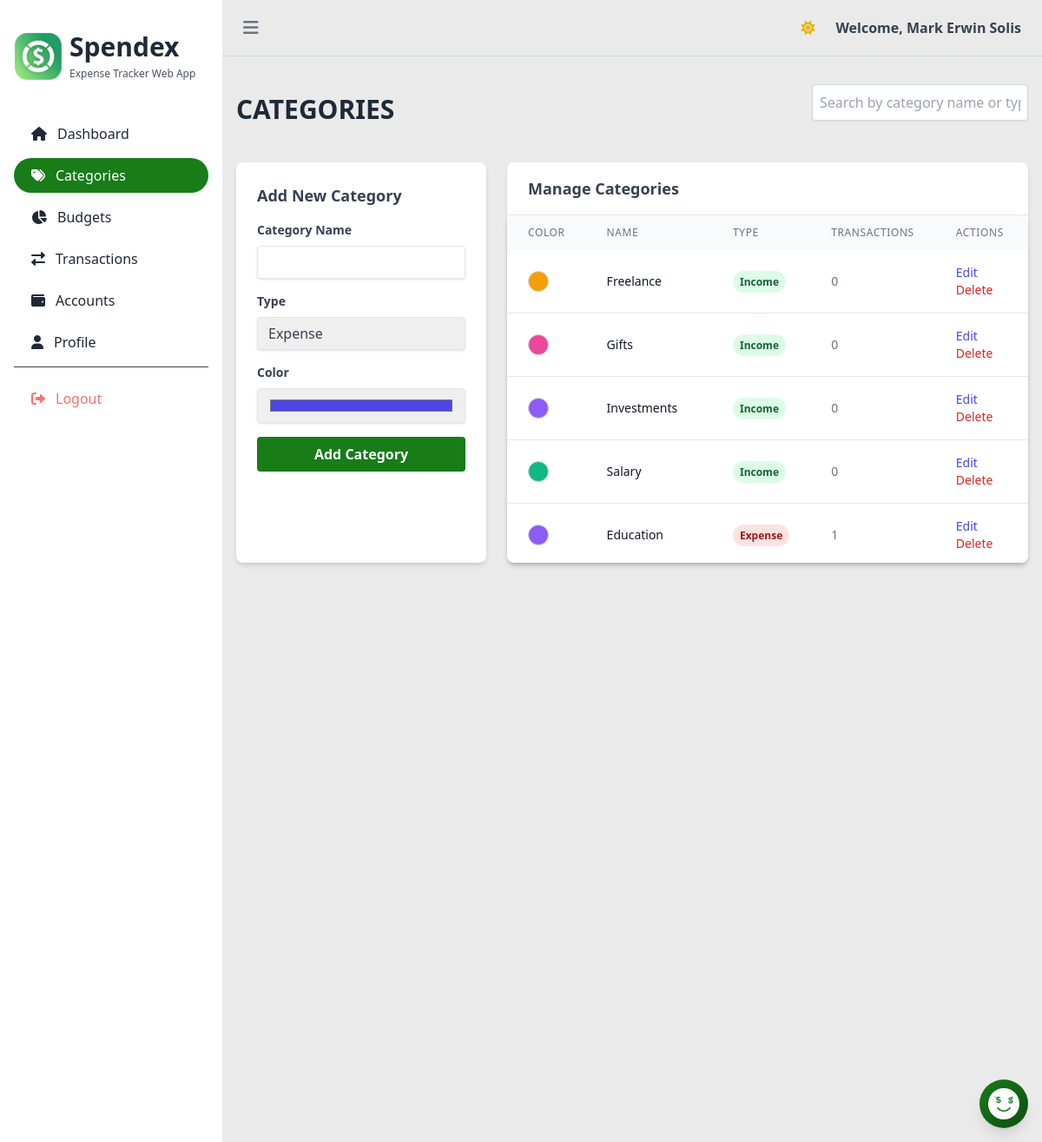
The app's page /categories.php (signed in) with its own data.
### tables this page shows
CREATE TABLE `categories` (
  `id` int(11) NOT NULL,
  `user_id` int(11) NOT NULL,
  `name` varchar(255) NOT NULL,
  `type` enum('income','expense') NOT NULL DEFAULT 'expense',
  `color` varchar(7) NOT NULL DEFAULT '#4F46E5',
  `created_at` timestamp NOT NULL DEFAULT current_timestamp()
);

### categories.php (the view, shortened to what this page needs)
<?php
include_once 'dbconn.php';
$user_id = $_SESSION['user_id'];
try {
    $stmt = $conn->prepare("
        SELECT c.*,
        (SELECT COUNT(*) FROM transactions t WHERE t.category_id = c.id AND t.user_id = ?) as transaction_count,
        CASE WHEN c.user_id IS NULL THEN 'Default' ELSE 'Custom' END as category_type
        FROM categories c
        WHERE c.user_id = ? OR c.user_id IS NULL
        ORDER BY c.type, c.name ASC
    ");
    $stmt->execute([$user_id, $user_id]);
    $categories = $stmt->fetchAll(PDO::FETCH_ASSOC);
} catch(PDOException $e) {
    error_log("Error fetching categories: " . $e->getMessage());
    $categories = [];
}
?>
<!DOCTYPE html>
<html lang="en" class="light">
<head>
    <script src="https://cdn.tailwindcss.com"></script>
    <link rel="stylesheet" href="https://cdnjs.cloudflare.com/ajax/libs/font-awesome/6.0.0/css/all.min.css">
</head>
<body class="bg-[#EAEAEA] dark:bg-dark-bg-primary min-h-screen transition-colors duration-200">
    <div id="sidebar" class="fixed top-0 left-0 h-full w-64 bg-white dark:bg-dark-bg-secondary text-gray-800 dark:text-white transform lg:translate-x-0 -translate-x-full transition-transform duration-300 ease-in-out z-50">
        <div class="p-4">
            <div class="mb-10 mt-5 flex items-center space-x-2">
                <img src="lightmode.png" alt="Spendex Logo" class="h-14 w-14 block dark:hidden">
                <div class="flex flex-col">
                    <span class="text-3xl font-bold mb-1">Spendex</span>
                    <span class="text-[12px] font-medium text-gray-600 dark:text-gray-400">Expense Tracker Web App</span>
                </div>
            </div>
            <nav>
                <ul class="space-y-2">
                    <li>
                        <a href="dashboard.php" class="flex items-center p-2 pl-5 hover:bg-gray-100 dark:hover:bg-gray-700 rounded-full">
                            <i class="fas fa-home mr-3"></i>
                            Dashboard
                        </a>
                    </li>
                    <li>
                        <a href="categories.php" class="flex items-center p-2 pl-5 bg-[#187C19] text-white rounded-full">
                            <i class="fas fa-tags mr-3"></i>
                            Categories
                        </a>
                    </li>
                    <li>
                        <a href="budget.php" class="flex items-center p-2 pl-5 hover:bg-gray-100 dark:hover:bg-gray-700 rounded-full">
                            <i class="fas fa-chart-pie mr-3"></i>
                            Budgets
                        </a>
                    </li>
                    <li>
                        <a href="transaction.php" class="flex items-center p-2 pl-5 hover:bg-gray-100 dark:hover:bg-gray-700 rounded-full">
                            <i class="fas fa-exchange-alt mr-3"></i>
                            Transactions
                        </a>
                    </li>
                    <li>
                        <a href="account.php" class="flex items-center p-2 pl-5 hover:bg-gray-100 dark:hover:bg-gray-700 rounded-full">
                            <i class="fas fa-wallet mr-3"></i>
                            Accounts
                        </a>
                    </li>
                    <li>
                        <a href="profile.php" class="flex items-center p-2 pl-5 hover:bg-gray-100 dark:hover:bg-gray-700 rounded-full">
                            <i class="fas fa-user mr-3"></i>
                            Profile
                        </a>
                    </li>
                    <li class="pt-4 mt-4 border-t border-gray-700">
                        <a href="actions/logout.php" class="flex items-center p-2 pl-5 hover:bg-gray-100 dark:hover:bg-gray-700 rounded-full text-red-400">
                            <i class="fas fa-sign-out-alt mr-3"></i>
                            Logout
                        </a>
                    </li>
                </ul>
            </nav>
        </div>
    </div>
    <div class="min-h-screen lg:ml-64">
        <nav>
            <div class="container mx-auto px-6 py-3 flex justify-between items-center border-b border-gray-300 dark:border-gray-700">
                <div class="flex items-center">
                    <button id="sidebarToggle" class="text-gray-500 dark:text-gray-300 hover:text-gray-700 dark:hover:text-white focus:outline-none mr-4 ">
                        <i class="fas fa-bars text-xl"></i>
                    </button>
                </div>
                <div class="flex items-center space-x-4">
                    <button id="themeToggle" class="p-2 rounded-lg hover:bg-gray-100 dark:hover:bg-gray-700 focus:outline-none">
                        <i class="fas fa-sun text-yellow-500 dark:hidden"></i>
                    </button>
                    <span class="text-gray-700 font-bold dark:text-gray-300">Welcome, <?php echo htmlspecialchars($_SESSION['user_name']); ?></span>
                </div>
            </div>
        </nav>
        <div class="container mx-auto px-4 py-8">
            <div class="flex justify-between items-center mb-8">
                <h1 class="text-3xl font-bold text-gray-800 dark:text-white">CATEGORIES</h1>
                <div class="mb-4">
                    <input type="text" id="search" placeholder="Search by category name or type..."
                        class="w-full p-2 border border-gray-300 rounded shadow-sm focus:outline-none focus:ring focus:border-blue-500">
                </div>
            </div>
            <div class="grid grid-cols-1 md:grid-cols-3 gap-6">
                <div class="md:col-span-1 bg-white dark:bg-dark-bg-secondary rounded-lg shadow-md p-6">
                    <h2 class="text-lg font-semibold text-gray-700 dark:text-gray-300 mb-4">Add New Category</h2>
                    <form action="actions/add_category.php" method="POST">
                        <div class="mb-4">
                            <label for="category-name" class="block text-gray-700 dark:text-gray-300 text-sm font-bold mb-2">Category Name</label>
                            <input type="text" id="category-name" name="name" class="shadow appearance-none border rounded w-full py-2 px-3 text-gray-700 dark:text-gray-300 dark:bg-gray-700 leading-tight focus:outline-none focus:shadow-outline" required>
                        </div>
                        <div class="mb-4">
                            <label for="category-type" class="block text-gray-700 dark:text-gray-300 text-sm font-bold mb-2">Type</label>
                            <select id="category-type" name="type" class="shadow appearance-none border rounded w-full py-2 px-3 text-gray-700 dark:text-gray-300 dark:bg-gray-700 leading-tight focus:outline-none focus:shadow-outline" required>
                                <option value="expense">Expense</option>
                            </select>
                        </div>
                        <div class="mb-4">
                            <label for="category-color" class="block text-gray-700 dark:text-gray-300 text-sm font-bold mb-2">Color</label>
                            <input type="color" id="category-color" name="color" value="#4F46E5" class="shadow appearance-none border rounded w-full h-10 py-2 px-3 text-gray-700 dark:text-gray-300 dark:bg-gray-700 leading-tight focus:outline-none focus:shadow-outline" required>
                        </div>
                        <button type="submit" class="bg-[#187C19] hover:bg-green-600 text-white font-bold py-2 px-4 rounded focus:outline-none focus:shadow-outline w-full">
                            Add Category
                        </button>
                    </form>
                </div>
                <div class="md:col-span-2 bg-white dark:bg-dark-bg-secondary rounded-lg shadow-md ">
                    <div class="px-6 py-4 border-b border-gray-200 dark:border-gray-700">
                        <h2 class="text-lg font-semibold text-gray-700 dark:text-gray-300">Manage Categories</h2>
                    </div>
                    <div class="h-[400px] overflow-auto rounded-lg shadow-md">
                        <table class="min-w-full">
                            <thead class="bg-gray-50 dark:bg-gray-700">
                                <tr>
                                    <th class="py-3 px-6 text-left text-xs font-medium text-gray-500 dark:text-gray-300 uppercase tracking-wider">Color</th>
                                    <th class="py-3 px-6 text-left text-xs font-medium text-gray-500 dark:text-gray-300 uppercase tracking-wider">Name</th>
                                    <th class="py-3 px-6 text-left text-xs font-medium text-gray-500 dark:text-gray-300 uppercase tracking-wider">Type</th>
                                    <th class="py-3 px-6 text-left text-xs font-medium text-gray-500 dark:text-gray-300 uppercase tracking-wider">Transactions</th>
                                    <th class="py-3 px-6 text-left text-xs font-medium text-gray-500 dark:text-gray-300 uppercase tracking-wider">Actions</th>
                                </tr>
                            </thead>
                            <tbody class="divide-y divide-gray-200 dark:divide-gray-700" id="category-list">
                                <?php if (empty($categories)): ?>
                                <tr>
                                    <td colspan="5" class="py-4 px-6 text-center text-gray-500 dark:text-gray-400">No categories found. Add your first category!</td>
                                </tr>
                                <?php else: ?>
                                    <?php foreach ($categories as $category): ?>
                                    <tr class="bg-white dark:bg-dark-bg-secondary">
                                        <td class="py-4 px-6">
                                            <div class="w-6 h-6 rounded-full border border-gray-300 dark:border-gray-600" style="background-color: <?php echo htmlspecialchars($category['color'] ?? '#4F46E5'); ?>"></div>
                                        </td>
                                        <td class="py-4 px-6 text-sm text-gray-900 dark:text-gray-300"><?php echo htmlspecialchars($category['name']); ?></td>
                                        <td class="py-4 px-6 text-sm">
                                            <span class="px-2 py-1 rounded-full text-xs font-semibold <?php echo $category['type'] === 'income' ? 'bg-green-100 text-green-800 dark:bg-green-900 dark:text-green-200' : 'bg-red-100 text-red-800 dark:bg-red-900 dark:text-red-200'; ?>">
                                                <?php echo ucfirst($category['type']); ?>
                                            </span>
                                        </td>
                                        <td class="py-4 px-6 text-sm text-gray-500 dark:text-gray-400"><?php echo $category['expense_count']; ?></td>
                                        <td class="py-4 px-6 text-sm font-medium">
                                            <button type="button" onclick="openEditCategoryOverlay(<?php echo $category['id']; ?>)" class="text-indigo-600 dark:text-indigo-400 hover:text-indigo-900 dark:hover:text-indigo-300 mr-3">Edit</button>
                                            <button type="button" onclick="deleteCategory(<?php echo $category['id']; ?>)" class="text-red-600 dark:text-red-400 hover:text-red-900 dark:hover:text-red-300">Delete</button>
                                        </td>
                                    </tr>
                                    <?php endforeach; ?>
                                <?php endif; ?>
                            </tbody>
                        </table>
                    </div>
                </div>
            </div>
        </div>
    </div>
<?php include 'includes/spendora_chat.php'; ?>
</body>
</html>

### records on screen
categories: name "Freelance", type "Income", expense_count "0"
categories: name "Gifts", type "Income", expense_count "0"
categories: name "Investments", type "Income", expense_count "0"
categories: name "Salary", type "Income", expense_count "0"
categories: name "Education", type "Expense", expense_count "1"

### other values on screen
$_SESSION['user_name'] "Mark Erwin Solis"
